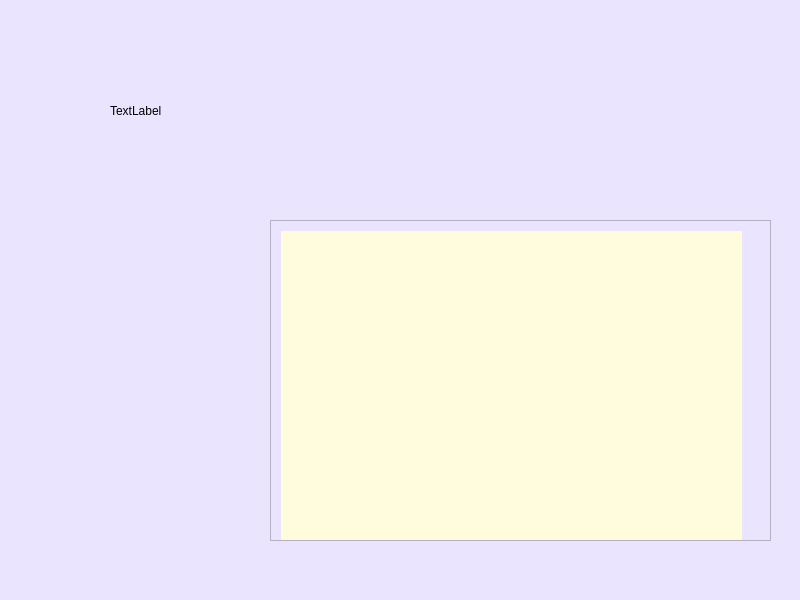
<?xml version="1.0" encoding="UTF-8"?>
<ui version="4.0">
 <class>MainWindow</class>
 <widget class="QMainWindow" name="MainWindow">
  <property name="geometry">
   <rect>
    <x>0</x>
    <y>0</y>
    <width>800</width>
    <height>600</height>
   </rect>
  </property>
  <property name="windowTitle">
   <string>MainWindow</string>
  </property>
  <property name="styleSheet">
   <string notr="true">background-color: rgb(234, 228, 255);</string>
  </property>
  <widget class="QWidget" name="centralwidget">
   <widget class="QLabel" name="label">
    <property name="geometry">
     <rect>
      <x>110</x>
      <y>30</y>
      <width>551</width>
      <height>161</height>
     </rect>
    </property>
    <property name="text">
     <string>TextLabel</string>
    </property>
   </widget>
   <widget class="QScrollArea" name="scrollArea">
    <property name="geometry">
     <rect>
      <x>270</x>
      <y>220</y>
      <width>501</width>
      <height>321</height>
     </rect>
    </property>
    <property name="minimumSize">
     <size>
      <width>501</width>
      <height>0</height>
     </size>
    </property>
    <property name="maximumSize">
     <size>
      <width>501</width>
      <height>321</height>
     </size>
    </property>
    <property name="widgetResizable">
     <bool>true</bool>
    </property>
    <widget class="QWidget" name="scrollAreaWidgetContents">
     <property name="geometry">
      <rect>
       <x>0</x>
       <y>0</y>
       <width>499</width>
       <height>319</height>
      </rect>
     </property>
     <widget class="QWidget" name="widget" native="true">
      <property name="geometry">
       <rect>
        <x>10</x>
        <y>10</y>
        <width>461</width>
        <height>1500</height>
       </rect>
      </property>
      <property name="minimumSize">
       <size>
        <width>0</width>
        <height>1500</height>
       </size>
      </property>
      <property name="styleSheet">
       <string notr="true">background-color: rgb(255, 252, 222);</string>
      </property>
     </widget>
    </widget>
   </widget>
  </widget>
  <widget class="QMenuBar" name="menubar">
   <property name="geometry">
    <rect>
     <x>0</x>
     <y>0</y>
     <width>800</width>
     <height>26</height>
    </rect>
   </property>
  </widget>
  <widget class="QStatusBar" name="statusbar"/>
 </widget>
 <resources/>
 <connections/>
</ui>
